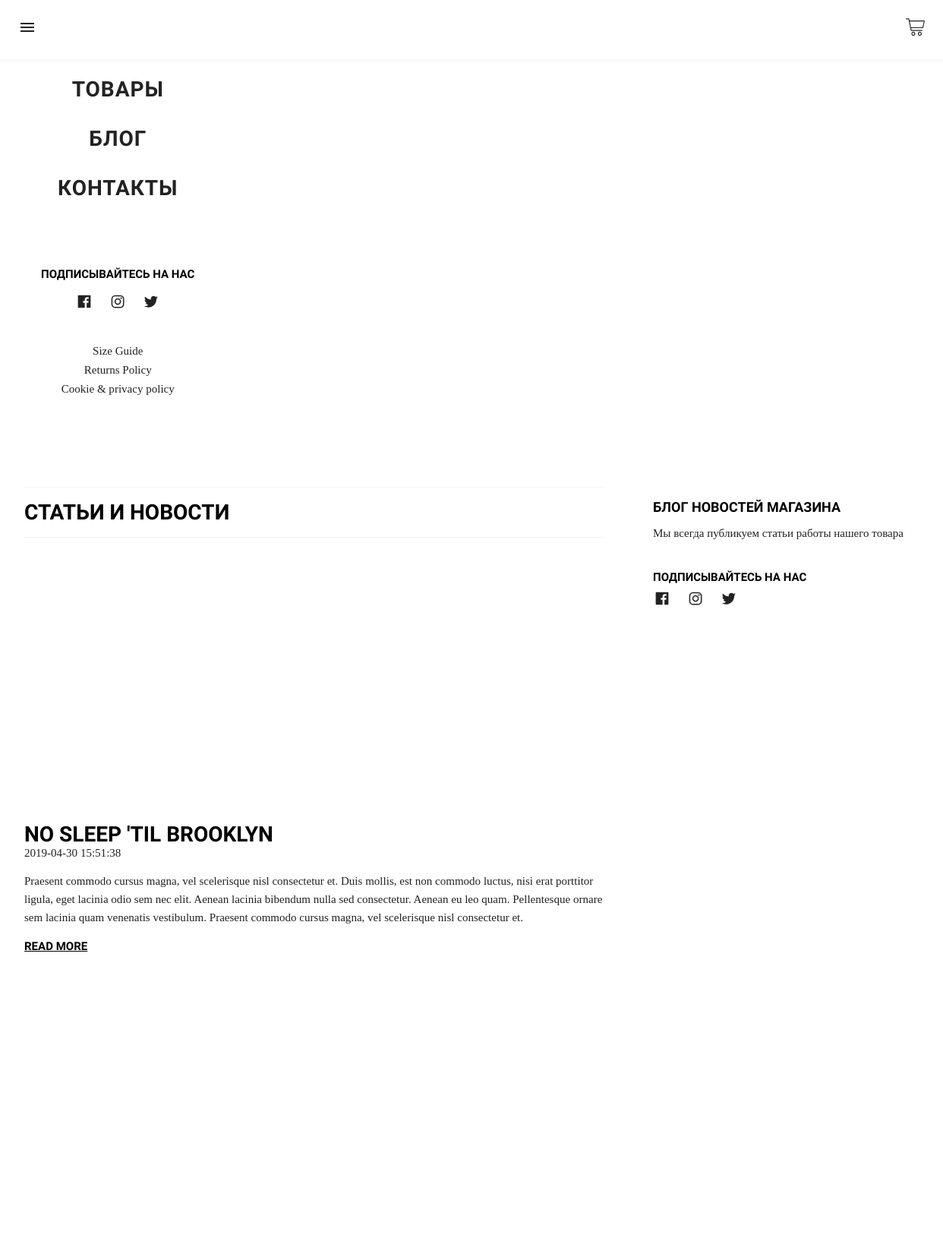
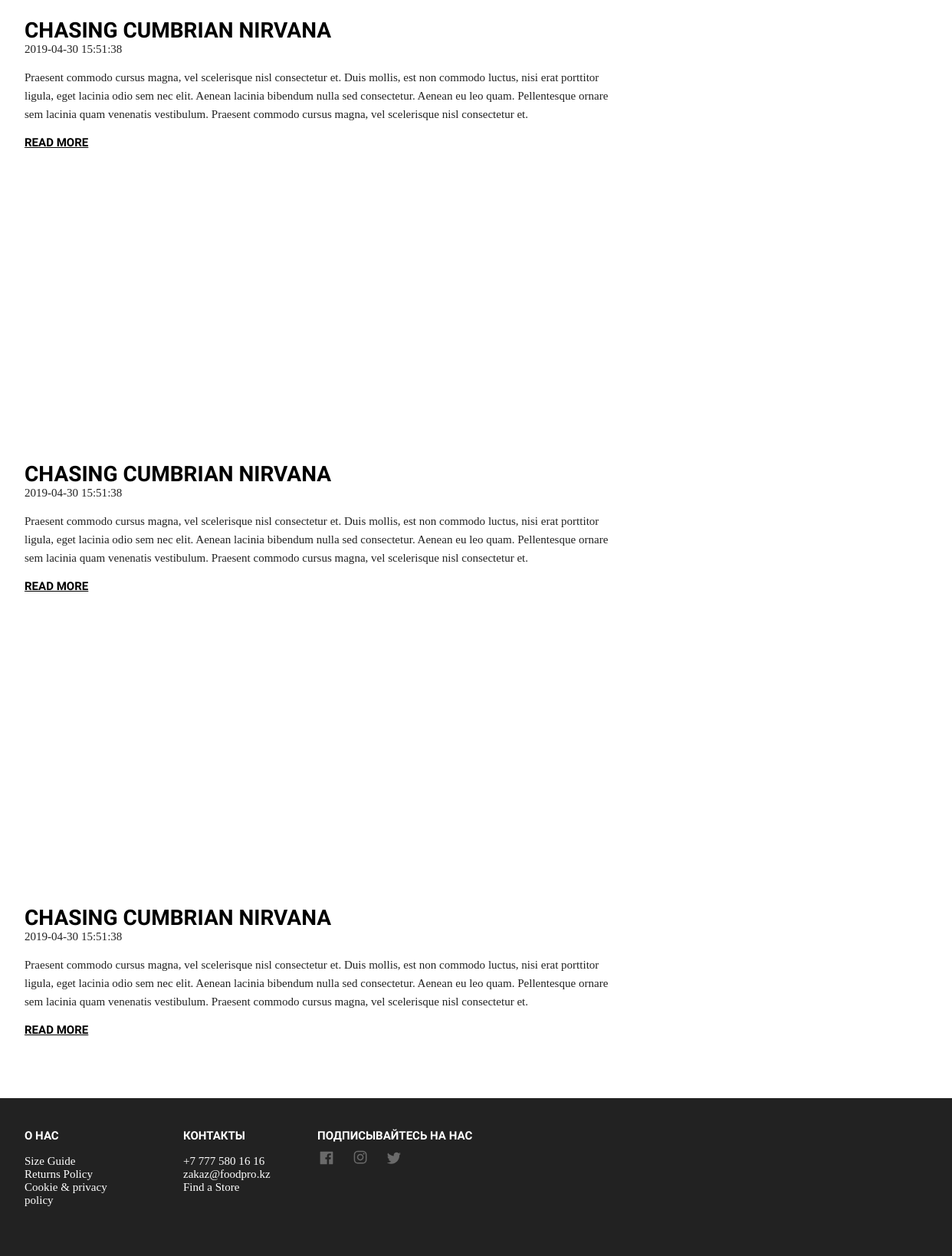
Screenshot of /blog.php with the database file from the repository (2 pictures, top to bottom).
### tables this page shows
CREATE TABLE `blog` (
  `id` int(11) NOT NULL,
  `name` varchar(255) NOT NULL,
  `data` datetime NOT NULL DEFAULT CURRENT_TIMESTAMP,
  `description` text NOT NULL,
  `text` text NOT NULL,
  `deleted` tinyint(1) NOT NULL
);

### blog.php (the view, shortened to what this page needs)
<?PHP
require_once ("templates/blocks/head.php");
require_once ("templates/blocks/header.php");
require_once ("templates/blocks/sidebar.php");
?>
  <main id="content" role="main" class="main md-flex flex-wrap items-start">
    <section class="commerce-blog-wrapper col-12 md-col-8 px2 pt2 pb3 md-px4 md-pt1 md-pb3">
      <h1 class="xs-hide sm-hide md-commerce-header h3 md-py2 md-mb4">Статьи и новости</h1>
        <?PHP
        $sql = "SELECT * FROM blog
                left join blog_img on blog.id = blog_img.blog_id
                ";
        $result = $mysqli->query($sql);
        while ($article = $result->fetch_assoc()) {
        ?>
        <article>
          <amp-img class="mb3" src="img/e-commerce/blog-narrow-01.png" srcset="img/e-commerce/blog-narrow-01.png 750w,img/e-commerce/blog-wide-01.png 1280w" width="750" height="427" layout="responsive" alt="No sleep &#39;til Brooklyn" noloading="">
        <div placeholder="" class="commerce-loader"></div>  </amp-img>
          <div class="mb3 md-mx0">
            <h2 class="h3"><?PHP echo $article['name']; ?></h2>
            <time datetime="2017-03-31T00:00" class="block mb2"><?PHP echo $article['data']; ?></time>
            <p class="mb2"><?PHP echo $article['description']; ?></p>
            <a href="blog-article.amp.html" class="commerce-blog-link inline-block h7 md-mb4">read more</a>
          </div>
        </article>
        <?php
        }
        ?>
    </section>
    <aside class="commerce-blog-sidebar commerce-side-panel xs-hide sm-hide md-col-4 md-px4 md-pt6">
      <h1 class="h5 md-pb2">Блог Новостей Магазина</h1>
      <p class="mb2">Мы всегда публикуем статьи работы нашего товара</p>
      <h3 class="h7 block pt3">Подписывайтесь на нас</h3>
      <ul class="ampstart-social-follow list-reset flex justify-around items-center flex-wrap m0 mb4">
          <li>
              <a href="#" target="_blank" class="inline-block p1" aria-label="Link to AMP HTML Facebook"></a>
          </li>
          <li>
              <a href="#" target="_blank" class="inline-block p1" aria-label="Link to AMP HTML Instagram"></a>
          </li>
          <li>
              <a href="#" target="_blank" class="inline-block p1" aria-label="Link to AMP HTML Twitter"></a>
          </li>
      </ul>
    </aside>
  </main>
  <?PHP
  require_once ("templates/blocks/footer.php");
?>

### site/templates/blocks/head.php (shortened to what this page needs)
<!doctype html>
<html ⚡="" lang="en">
<head>
</head>

### site/templates/blocks/header.php (shortened to what this page needs)
<body>
  <header class="ampstart-headerbar fixed flex justify-start items-center top-0 left-0 right-0 pl2 pr4 pt2 md-pt0">
    <div role="button" aria-label="open sidebar" on="tap:header-sidebar.toggle" tabindex="0" class="ampstart-navbar-trigger  pr2 absolute top-0 pr0 mr2 mt2"><svg xmlns="http://www.w3.org/2000/svg" width="24" height="24" viewBox="0 0 24 24" class="block"><path fill="none" d="M0 0h24v24H0z"></path><path fill="currentColor" d="M3 18h18v-2H3v2zm0-5h18v-2H3v2zm0-7v2h18V6H3z"></path></svg>
    </div>
    <div class="ampstart-headerbar-fixed center m0 p0 flex justify-center nowrap absolute top-0 right-0 pt2 pr3">
        <a href="cart.amp.html" class="text-decoration-none mr2 ampstart-headerbar-fixed-link ">
          <div class="ampstart-headerbar-icon-wrapper relative"></div>
        </a>
    </div>
  </header>

### site/templates/blocks/sidebar.php (shortened to what this page needs)
<amp-sidebar id="header-sidebar" class="ampstart-sidebar px3  md-flex flex-column justify-content items-center justify-center" layout="nodisplay">
  <div class="flex justify-start items-center ampstart-sidebar-header">
    <div role="button" aria-label="close sidebar" on="tap:header-sidebar.toggle" tabindex="0" class="ampstart-navbar-trigger items-start">✕</div>
  </div>
  <nav class="ampstart-sidebar-nav ampstart-nav">
    <ul class="list-reset m0 p0 ampstart-label">
        <li>
          <a href="index.php" class="text-decoration-none block 22">
          <amp-img src="img/logo.svg"  width="136" height="57" layout="responsive" class="ampstart-sidebar-nav-image inline-block mb4" alt="Company logo" noloading="">
          </amp-img>
          </a>
        </li>
          <li class="ampstart-nav-item "><a class="ampstart-nav-link" href="products.php">Товары</a></li>
          <li class="ampstart-nav-item "><a class="ampstart-nav-link" href="blog.php">Блог</a></li>
          <li class="ampstart-nav-item "><a class="ampstart-nav-link" href="contact.amp.html">Контакты</a></li>
    </ul>
  </nav>
    <h3 class="h7 block pt3">Подписывайтесь на нас</h3>
<ul class="ampstart-social-follow list-reset flex justify-around items-center flex-wrap m0 mb4">
    <li>
        <a href="#" target="_blank" class="inline-block p1" aria-label="Link to AMP HTML Facebook"></a>
    </li>
    <li>
        <a href="#" target="_blank" class="inline-block p1" aria-label="Link to AMP HTML Instagram"></a>
    </li>
    <li>
        <a href="#" target="_blank" class="inline-block p1" aria-label="Link to AMP HTML Twitter"></a>
    </li>
</ul>
    <ul class="ampstart-sidebar-faq list-reset m0">
        <li class="ampstart-faq-item"><a href="#" class="text-decoration-none">Size Guide</a></li>
        <li class="ampstart-faq-item"><a href="#" class="text-decoration-none">Returns Policy</a></li>
        <li class="ampstart-faq-item"><a href="#" class="text-decoration-none">Cookie &amp; privacy policy</a></li>
    </ul>
</amp-sidebar>

### site/templates/blocks/footer.php (shortened to what this page needs)
<footer class="commerce-footer center">
  <nav class="mx-auto md-mb0 md-pt5 md-pb5">
    <ul class="list-reset flex flex-wrap my0 md-pl4 md-pr4 md-mxn4">
      <li class="pt3 md-pt0 md-px4 col-12 md-col-3 lg-col-2">
          <h2 class="commerce-footer-header h7 pb2">О нас</h2>
          <ul class="list-reset pb3 md-mx0">
              <li>
                <a class="text-decoration-none" href="#">Size Guide</a>
              </li>
              <li>
                <a class="text-decoration-none" href="#">Returns Policy</a>
              </li>
              <li>
                <a class="text-decoration-none" href="#">Cookie &amp; privacy policy</a>
              </li>
          </ul>
      </li>
      <li class="pt3 md-pt0 md-px4 col-12 md-col-3 lg-col-2">
          <h2 class="commerce-footer-header h7 pb2">Контакты</h2>
          <ul class="list-reset pb3 md-mx0">
              <li>
                <a class="text-decoration-none" href="tel:+77775801616">+7 777 580 16 16</a>
              </li>
              <li>
                <a class="text-decoration-none" href="mailto:zakaz@foodpro.kz">zakaz@foodpro.kz</a>
              </li>
              <li>
                <a class="text-decoration-none" href="#">Find a Store</a>
              </li>
          </ul>
      </li>
      <li class="pt4 pb3 md-pt0 col-12 md-col-3">
    <h3 class="h7 block pt3">Подписывайтесь на нас</h3>
<ul class="ampstart-social-follow list-reset flex justify-around items-center flex-wrap m0 mb4">
    <li>
        <a href="#" target="_blank" class="inline-block p1" aria-label="Link to AMP HTML Facebook"></a>
    </li>
    <li>
        <a href="#" target="_blank" class="inline-block p1" aria-label="Link to AMP HTML Instagram"></a>
    </li>
    <li>
        <a href="#" target="_blank" class="inline-block p1" aria-label="Link to AMP HTML Twitter"></a>
    </li>
</ul>
      </li>
      <li class="flex-auto right-align">
      </li>
    </ul>
  </nav>
</footer>
</body>
</html>

### rows the page displays
blog: name "NO SLEEP 'TIL BROOKLYN", data "2019-04-30 15:51:38", description "Praesent commodo cursus magna, vel scelerisque nisl consectetur et. Duis mollis, est non commodo luctus, nisi erat porttitor ligula, eget lacinia odio sem nec elit. Aenean lacinia bibendum nulla sed consectetur. Aenean eu leo quam. Pellentesque ornare sem lacinia quam venenatis vestibulum. Praesent commodo cursus magna, vel scelerisque nisl consectetur et."
blog: name "CHASING CUMBRIAN NIRVANA", data "2019-04-30 15:51:38", description "Praesent commodo cursus magna, vel scelerisque nisl consectetur et. Duis mollis, est non commodo luctus, nisi erat porttitor ligula, eget lacinia odio sem nec elit. Aenean lacinia bibendum nulla sed consectetur. Aenean eu leo quam. Pellentesque ornare sem lacinia quam venenatis vestibulum. Praesent commodo cursus magna, vel scelerisque nisl consectetur et."
blog: name "CHASING CUMBRIAN NIRVANA", data "2019-04-30 15:51:38", description "Praesent commodo cursus magna, vel scelerisque nisl consectetur et. Duis mollis, est non commodo luctus, nisi erat porttitor ligula, eget lacinia odio sem nec elit. Aenean lacinia bibendum nulla sed consectetur. Aenean eu leo quam. Pellentesque ornare sem lacinia quam venenatis vestibulum. Praesent commodo cursus magna, vel scelerisque nisl consectetur et."
blog: name "CHASING CUMBRIAN NIRVANA", data "2019-04-30 15:51:38", description "Praesent commodo cursus magna, vel scelerisque nisl consectetur et. Duis mollis, est non commodo luctus, nisi erat porttitor ligula, eget lacinia odio sem nec elit. Aenean lacinia bibendum nulla sed consectetur. Aenean eu leo quam. Pellentesque ornare sem lacinia quam venenatis vestibulum. Praesent commodo cursus magna, vel scelerisque nisl consectetur et."
